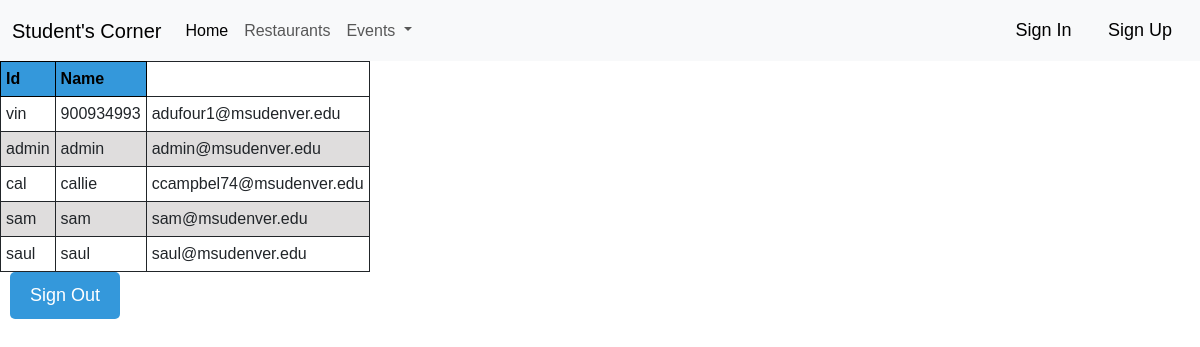
Screenshot of /users with the database file from the repository.
### app/models.py (models this page shows)
class User(db.Model, UserMixin):
    __tablename__ = 'users'
    id = db.Column(db.String, primary_key=True)
    student_id = db.Column(db.String)
    email = db.Column(db.String)
    passwd = db.Column(db.LargeBinary)
    reviews= db.relationship("Review")
    events= db.relationship("Event")

### app/routes.py (the view)
@app.route('/users')
def list_users():
    users = User.query.all()
    return render_template('users.html', users=users, user=current_user)

### templates/users.html (shortened to what this page needs)
{% extends 'base.html' %}
{% block main %}
    <table>
        <tr>
            <th>Id</th>
            <th>Name</th>
        </tr>
        {% for user in users %}
            {% if loop.index % 2 == 0 %}
                <tr class="even_row">
            {% else %}
                <tr class="odd_row">
            {% endif %}
                    <td>{{ user.id }}</td>
                    <td>{{ user.student_id }}</td>
                    <td>{{ user.email }}</td>
                </tr>
        {% endfor %}
    </table>
    <p />
    <button type="button" class="button" onclick=simple_action("{{ url_for('users_signout') }}")>Sign Out</button>
{% endblock %}

### static/style.css (style rules this page uses)
body { font-family: Arial, Helvetica, sans-serif; font-size: medium; background-image:url(https://www.msudenver.edu/wp-content/uploads/2021/06/Campus_Summer_Buildings1304ms_20180621_cc-1-scaled.jpg) }
table, th, td { border: 1px solid; padding: 5px }
th { background-color: #3498db; color: rgb(0, 0, 0) }
.odd_row { background-color: white; }
.even_row { background-color: rgb(223, 221, 221); }
.button { background-color: #3498db; color: #ffffff; padding: 10px 20px; font-size: 18px; border: none; cursor: pointer; margin: 0 10px; border-radius: 5px; }

### rows the page displays
User: id "vin", student_id "900934993", email "adufour1@msudenver.edu"
User: id "admin", student_id "admin", email "admin@msudenver.edu"
User: id "cal", student_id "callie", email "ccampbel74@msudenver.edu"
User: id "sam", student_id "sam", email "sam@msudenver.edu"
User: id "saul", student_id "saul", email "saul@msudenver.edu"
